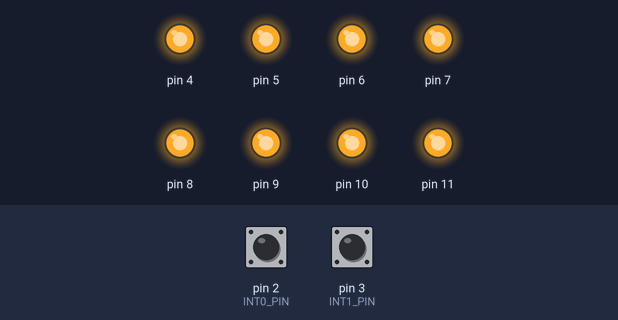
Recording of a sketch running on a simulated Arduino Uno, built with avr-gcc and run on an emulated ATmega328P. Parts: output pins drawn as LEDs (lit = HIGH). Dashed ring = blinking. The inputs (shaded band) are chosen by the test bench; at power-on: pin 2 (INT0_PIN) HIGH, pin 3 (INT1_PIN) HIGH. Sleep ends after the set time or at an interrupt.

Above: at 1.2 s.
1.3 s: pin 2 (INT0_PIN) pulled LOW for 0.15 s
At 1.66 s:
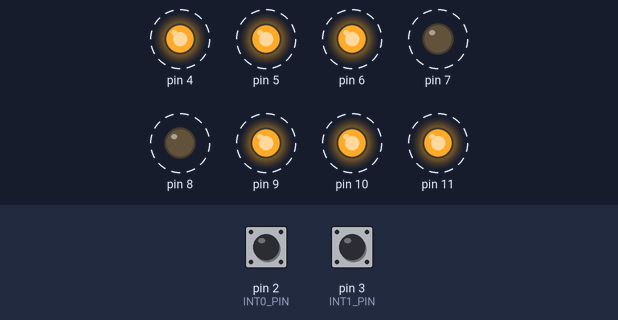
At 2.8 s:
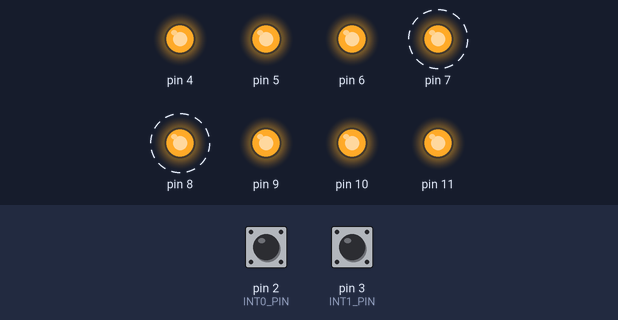
Timing chart, 0 to 4.3 s (numbered marks = the images above; inputs shaded):
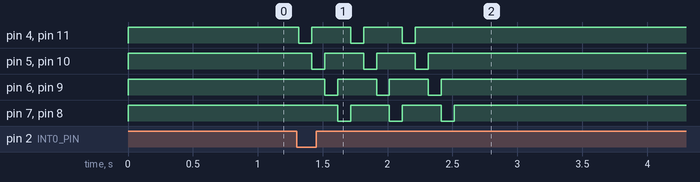

The sketch:

code_check2_2.ino
```cpp
#include <avr/io.h>    // สำหรับการเข้าถึงรีจิสเตอร์ของ AVR
#include <avr/interrupt.h> // สำหรับการจัดการการขัดจังหวะ (interrupts)
#include <avr/sleep.h> // สำหรับการจัดการโหมดหลับ (sleep modes)
#include <util/delay.h> // สำหรับการหน่วงเวลา

#define INT0_PIN PD2   // PIN 2 บน PORTD (INT0)
#define INT1_PIN PD3   // PIN 3 บน PORTD (INT1)

// ฟังก์ชันสำหรับปิดการเข้าสู่โหมดหลับ
void SLEEP_DISABLE() {
  SMCR &= ~(1 << SE);  // ปิดบิต SE ในรีจิสเตอร์ SMCR
}

// ฟังก์ชันสำหรับเปิดการเข้าสู่โหมดหลับ
void SLEEP_INITIALIZE(uint8_t m) {
  SMCR = (m << SM0) | (1 << SE); // ตั้งค่าโหมดหลับและเปิดใช้งาน
}

void setup() {
  // ตั้งค่า INT0 และ INT1 เป็นอินพุตพร้อม Pull-up resistor
  DDRD &= ~((1 << INT0_PIN) | (1 << INT1_PIN)); // ตั้งค่า INT0 และ INT1 เป็นอินพุต
  PORTD |= (1 << INT0_PIN) | (1 << INT1_PIN);  // เปิดใช้งาน Pull-up resistors

  // ตั้งค่าการขัดจังหวะ (Interrupt) สำหรับ INT0 และ INT1
  EICRA = (1 << ISC01) | (1 << ISC11);  // ตั้งค่าให้ INT0 และ INT1 ใช้ขอบลง (FALLING EDGE)
  EIMSK = (1 << INT0) | (1 << INT1);   // เปิดใช้งาน INT0 และ INT1

  // ตั้งค่า PORTD และ PORTB เป็นเอาต์พุต
  DDRD = 0xF0;  // ตั้ง PORTD เป็นเอาต์พุต (4 บิตสูง)
  DDRB = 0x0F;  // ตั้ง PORTB เป็นเอาต์พุต (4 บิตต่ำ)

  // ดับทุก LED โดยตั้ง PORTD และ PORTB เป็นระดับสูง
  PORTD = 0xFF;
  PORTB = 0xFF;

  sei(); // เปิดใช้งานการขัดจังหวะ (interrupts)
}

void loop() {
  SLEEP_INITIALIZE(SLEEP_MODE_IDLE);  // ตั้งค่าโหมดหลับแบบ Idle
  sleep_cpu();                       // เข้าสู่โหมดหลับ
  SLEEP_DISABLE();                   // เมื่อออกจากโหมดหลับ ให้ปิดการเข้าสู่โหมดหลับ
}

ISR(INT0_vect) {  // ISR สำหรับ INT0
  _delay_ms(15); // ใช้สำหรับ debouncing

  if (!(PIND & (1 << INT0_PIN))) { // ตรวจสอบว่าปุ่ม INT0 ถูกกด
    // ไฟวิ่งจากขอบนอกเข้าสู่ตรงกลาง
    for (int i = 0; i < 3; i++) {
      for (int j = 0; j < 4; j++) {
        PORTD = ~(0x10 << j); // ขอบนอกของ PORTD
        PORTB = ~(0x08 >> j); // ขอบนอกของ PORTB
        _delay_ms(100);
      }
    }
    PORTD = 0xFF; // ดับทุก LED
    PORTB = 0xFF; // ดับทุก LED
  }
}

ISR(INT1_vect) {  // ISR สำหรับ INT1
  _delay_ms(15); // ใช้สำหรับ debouncing

  if (!(PIND & (1 << INT1_PIN))) { // ตรวจสอบว่าปุ่ม INT1 ถูกกด
    // ไฟวิ่งจากตรงกลางออกสู่ขอบนอก
    for (int i = 0; i < 3; i++) {
      for (int j = 0; j < 4; j++) {
        PORTD = ~(0x80 >> j); // ขอบนอกของ PORTD
        PORTB = ~(0x01 << j); // ขอบนอกของ PORTB
        _delay_ms(100);
      }
    }
    PORTD = 0xFF; // ดับทุก LED
    PORTB = 0xFF; // ดับทุก LED
  }
}
```

Measured:
- after the input at 1.3 s, pin 4: alternates HIGH for 0.30 s and LOW for 0.10 s, 6 changes in all, then stays HIGH, starting at once; pin 5: alternates HIGH for 0.30 s and LOW for 0.10 s, 6 changes in all, then stays HIGH, starting after 0.12 s
